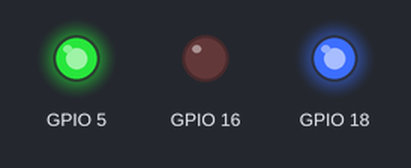
Recording of a sketch running on a simulated ESP32. On the bench: output pins drawn as LEDs (lit = HIGH). What the sketch prints to the serial monitor is not drawn.

Above: at 0.5 s.
At 1.5 s:
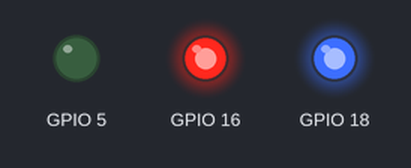
At 5.5 s:
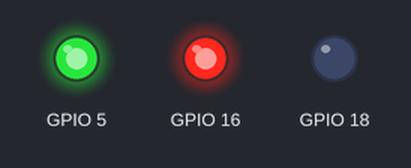
Timing chart, 0 to 6.9 s (numbered marks = the images above):
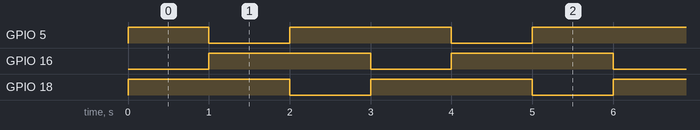

Measured:
- by itself, GPIO 5: repeats every 3.0 s: LOW 1.0 s, HIGH 2.0 s
- by itself, GPIO 16, GPIO 18: alternates HIGH for 2.0 s and LOW for 1.0 s
- by itself, everything shown: repeats every 3.0 s, in 3 steps

The sketch:

sketch.ino
```cpp
void setup() {
  // put your setup code here, to run once:
  Serial.begin(115200);
  Serial.println("Hello, ESP32!");
  pinMode(16, OUTPUT);
  pinMode(5, OUTPUT);
  pinMode(18, OUTPUT);
}

void loop() {
   digitalWrite(18, HIGH);
  digitalWrite(5, HIGH);
  digitalWrite(16, LOW);
  delay(1000);

  digitalWrite(18, HIGH);
  digitalWrite(5, LOW);
  digitalWrite(16, HIGH);
  delay(1000);

   digitalWrite(18, LOW);
  digitalWrite(5, HIGH);
  digitalWrite(16, HIGH);
  delay(1000);


}
```
